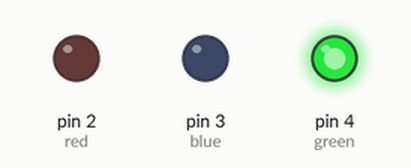
Simulated run of this sketch. Board: Arduino Uno, built with avr-gcc and run on an emulated ATmega328P. On the bench: output pins drawn as LEDs (lit = HIGH).

Above: at 0.2 s.
At 0.7 s:
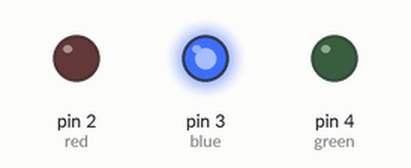
At 2.7 s:
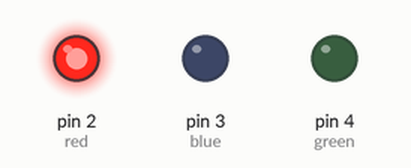
Timing chart, 0 to 3.5 s (numbered marks = the images above):
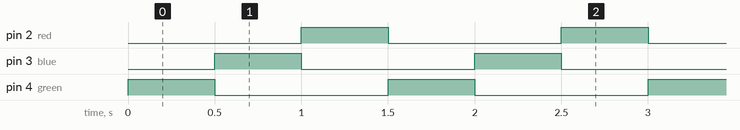

The sketch:

RBG_LED.ino
```cpp
int red = 2;
int green = 4;
int blue = 3;

void setup() {
  pinMode(red, OUTPUT);
  pinMode(green, OUTPUT);
  pinMode(blue, OUTPUT);

}

void loop() {
  digitalWrite(red, LOW);
  digitalWrite(green, HIGH);
  delay(500);
  digitalWrite(green, LOW);
  digitalWrite(blue, HIGH);
  delay(500);
  digitalWrite(blue, LOW);
  digitalWrite(red,HIGH);
  delay(500);

}
```

Measured:
- by itself, pin 2 (red), pin 3 (blue), pin 4 (green): alternates HIGH for 0.50 s and LOW for 1.0 s
- by itself, everything shown: repeats every 1.5 s, in 3 steps
